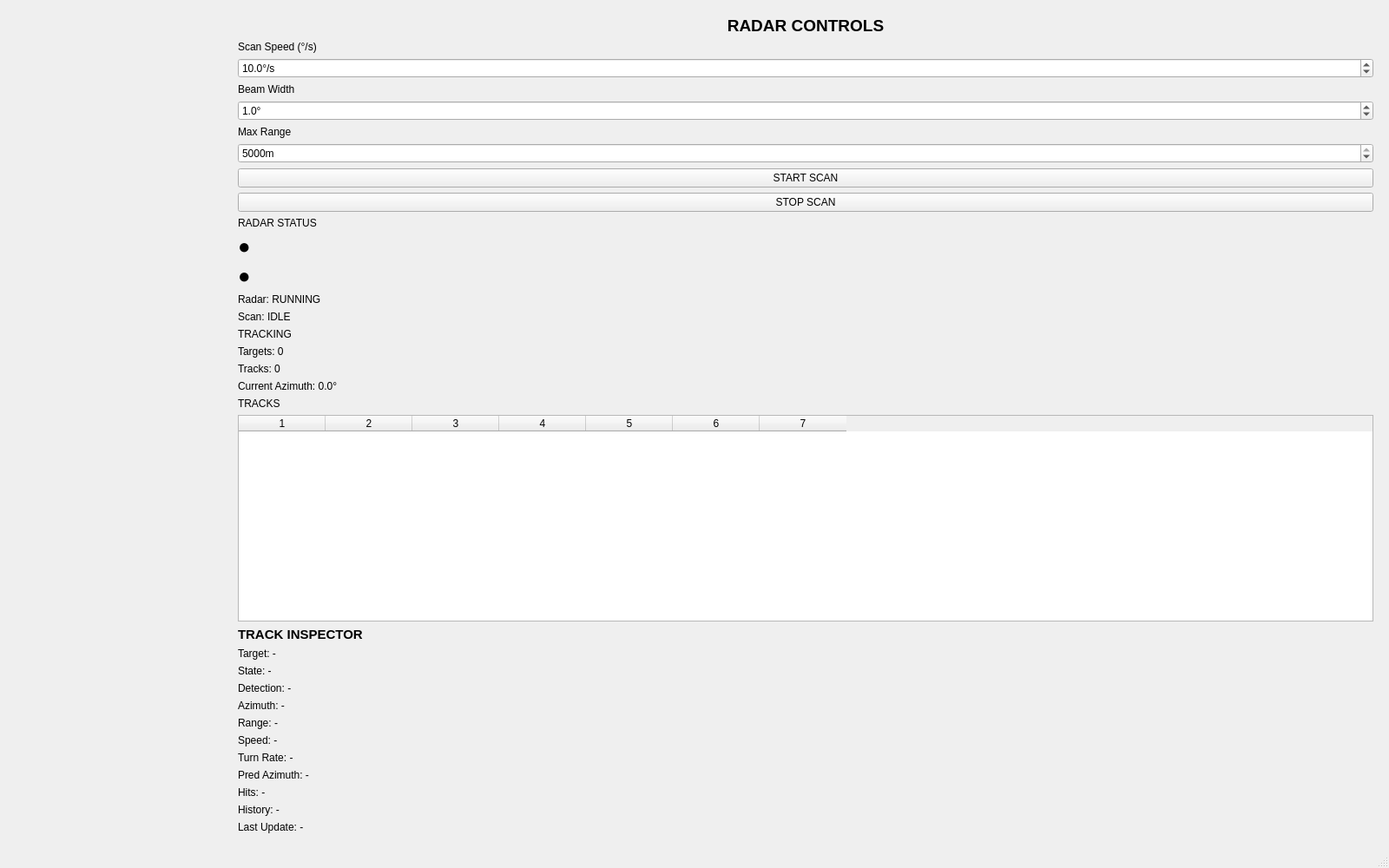
<?xml version="1.0" encoding="UTF-8"?>
<ui version="4.0">
 <class>MainWindow</class>
 <widget class="QMainWindow" name="MainWindow">
  <property name="geometry">
   <rect>
    <x>0</x>
    <y>0</y>
    <width>1600</width>
    <height>1000</height>
   </rect>
  </property>
  <property name="minimumSize">
   <size>
    <width>1200</width>
    <height>750</height>
   </size>
  </property>
  <property name="windowTitle">
   <string>C++ Qt Radar Simulator</string>
  </property>
  <widget class="QWidget" name="centralwidget">
   <layout class="QHBoxLayout" name="horizontalLayout">
    <item>
     <widget class="QWidget" name="radarContainer" native="true">
      <property name="minimumSize">
       <size>
        <width>250</width>
        <height>0</height>
       </size>
      </property>
     </widget>
    </item>
    <item>
     <widget class="QWidget" name="controlsPanel" native="true">
      <layout class="QVBoxLayout" name="verticalLayout">
       <item>
        <widget class="QLabel" name="lblRadarControlslabel">
         <property name="font">
          <font>
           <pointsize>14</pointsize>
           <bold>true</bold>
          </font>
         </property>
         <property name="text">
          <string>RADAR CONTROLS</string>
         </property>
         <property name="alignment">
          <set>Qt::AlignmentFlag::AlignHCenter|Qt::AlignmentFlag::AlignTop</set>
         </property>
        </widget>
       </item>
       <item>
        <widget class="QLabel" name="lblScanSpeed">
         <property name="text">
          <string>Scan Speed (°/s)</string>
         </property>
        </widget>
       </item>
       <item>
        <widget class="QDoubleSpinBox" name="spinScanSpeed">
         <property name="suffix">
          <string>°/s</string>
         </property>
         <property name="decimals">
          <number>1</number>
         </property>
         <property name="minimum">
          <double>0.100000000000000</double>
         </property>
         <property name="maximum">
          <double>100.000000000000000</double>
         </property>
         <property name="value">
          <double>10.000000000000000</double>
         </property>
        </widget>
       </item>
       <item>
        <widget class="QLabel" name="lblBeamWidth">
         <property name="text">
          <string>Beam Width</string>
         </property>
        </widget>
       </item>
       <item>
        <widget class="QDoubleSpinBox" name="spinBeamWidth">
         <property name="suffix">
          <string>°</string>
         </property>
         <property name="decimals">
          <number>1</number>
         </property>
         <property name="minimum">
          <double>0.100000000000000</double>
         </property>
         <property name="maximum">
          <double>30.000000000000000</double>
         </property>
         <property name="singleStep">
          <double>0.500000000000000</double>
         </property>
         <property name="value">
          <double>1.000000000000000</double>
         </property>
        </widget>
       </item>
       <item>
        <widget class="QLabel" name="lblMaxRange">
         <property name="text">
          <string>Max Range</string>
         </property>
        </widget>
       </item>
       <item>
        <widget class="QDoubleSpinBox" name="spinMaxRange">
         <property name="suffix">
          <string>m</string>
         </property>
         <property name="decimals">
          <number>0</number>
         </property>
         <property name="minimum">
          <double>100.000000000000000</double>
         </property>
         <property name="maximum">
          <double>5000.000000000000000</double>
         </property>
         <property name="singleStep">
          <double>500.000000000000000</double>
         </property>
         <property name="value">
          <double>5000.000000000000000</double>
         </property>
        </widget>
       </item>
       <item>
        <widget class="QPushButton" name="btnStartScan">
         <property name="text">
          <string>START SCAN</string>
         </property>
        </widget>
       </item>
       <item>
        <widget class="QPushButton" name="btnStopScan">
         <property name="text">
          <string>STOP SCAN</string>
         </property>
        </widget>
       </item>
       <item>
        <widget class="QLabel" name="lblRadarStatusTitle">
         <property name="text">
          <string>RADAR STATUS</string>
         </property>
        </widget>
       </item>
       <item>
        <widget class="QLabel" name="lblRadarIndicator">
         <property name="font">
          <font>
           <pointsize>18</pointsize>
          </font>
         </property>
         <property name="text">
          <string>●</string>
         </property>
        </widget>
       </item>
       <item>
        <widget class="QLabel" name="lblScanIndicator">
         <property name="font">
          <font>
           <pointsize>18</pointsize>
          </font>
         </property>
         <property name="text">
          <string>●</string>
         </property>
        </widget>
       </item>
       <item>
        <widget class="QLabel" name="lblRadarState">
         <property name="text">
          <string>Radar: RUNNING</string>
         </property>
        </widget>
       </item>
       <item>
        <widget class="QLabel" name="lblScanState">
         <property name="text">
          <string>Scan: IDLE</string>
         </property>
        </widget>
       </item>
       <item>
        <widget class="QLabel" name="lblTrackingTitle">
         <property name="text">
          <string>TRACKING</string>
         </property>
        </widget>
       </item>
       <item>
        <widget class="QLabel" name="lblTargets">
         <property name="text">
          <string>Targets: 0</string>
         </property>
        </widget>
       </item>
       <item>
        <widget class="QLabel" name="lblTracks">
         <property name="text">
          <string>Tracks: 0</string>
         </property>
        </widget>
       </item>
       <item>
        <widget class="QLabel" name="lblCurrentAzimuth">
         <property name="text">
          <string>Current Azimuth: 0.0°</string>
         </property>
        </widget>
       </item>
       <item>
        <widget class="QLabel" name="lblTracksTitle">
         <property name="text">
          <string>TRACKS</string>
         </property>
        </widget>
       </item>
       <item>
        <widget class="QTableWidget" name="tableTracks">
         <property name="minimumSize">
          <size>
           <width>0</width>
           <height>140</height>
          </size>
         </property>
         <property name="columnCount">
          <number>7</number>
         </property>
         <column/>
         <column/>
         <column/>
         <column/>
         <column/>
         <column/>
         <column/>
        </widget>
       </item>
       <item>
        <widget class="QLabel" name="lblInspectorTitle">
         <property name="font">
          <font>
           <pointsize>11</pointsize>
           <bold>true</bold>
          </font>
         </property>
         <property name="text">
          <string>TRACK INSPECTOR</string>
         </property>
        </widget>
       </item>
       <item>
        <widget class="QLabel" name="lblInspectorTarget">
         <property name="text">
          <string>Target: -</string>
         </property>
        </widget>
       </item>
       <item>
        <widget class="QLabel" name="lblInspectorState">
         <property name="text">
          <string>State: -</string>
         </property>
        </widget>
       </item>
       <item>
        <widget class="QLabel" name="lblInspectorDetection">
         <property name="text">
          <string>Detection: -</string>
         </property>
        </widget>
       </item>
       <item>
        <widget class="QLabel" name="lblInspectorAzimuth">
         <property name="text">
          <string>Azimuth: -</string>
         </property>
        </widget>
       </item>
       <item>
        <widget class="QLabel" name="lblInspectorRange">
         <property name="text">
          <string>Range: -</string>
         </property>
        </widget>
       </item>
       <item>
        <widget class="QLabel" name="lblInspectorSpeed">
         <property name="text">
          <string>Speed: -</string>
         </property>
        </widget>
       </item>
       <item>
        <widget class="QLabel" name="lblInspectorTurnRate">
         <property name="text">
          <string>Turn Rate: -</string>
         </property>
        </widget>
       </item>
       <item>
        <widget class="QLabel" name="lblInspectorPredAzimuth">
         <property name="text">
          <string>Pred Azimuth: -</string>
         </property>
        </widget>
       </item>
       <item>
        <widget class="QLabel" name="lblInspectorHits">
         <property name="text">
          <string>Hits: -</string>
         </property>
        </widget>
       </item>
       <item>
        <widget class="QLabel" name="lblInspectorHistory">
         <property name="text">
          <string>History: -</string>
         </property>
        </widget>
       </item>
       <item>
        <widget class="QLabel" name="lblInspectorLastUpdate">
         <property name="text">
          <string>Last Update: -</string>
         </property>
        </widget>
       </item>
      </layout>
     </widget>
    </item>
   </layout>
  </widget>
  <widget class="QMenuBar" name="menubar">
   <property name="geometry">
    <rect>
     <x>0</x>
     <y>0</y>
     <width>1600</width>
     <height>17</height>
    </rect>
   </property>
  </widget>
  <widget class="QStatusBar" name="statusbar"/>
 </widget>
 <resources/>
 <connections/>
</ui>
